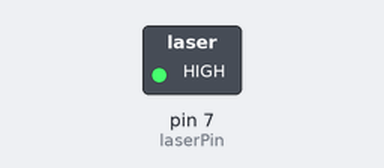
Recording of a sketch running on a simulated Arduino Uno, built with avr-gcc and run on an emulated ATmega328P. On the bench: switched loads named in the sketch (green lamp = pin HIGH).

Above: at 1.0 s.
At 3.0 s:
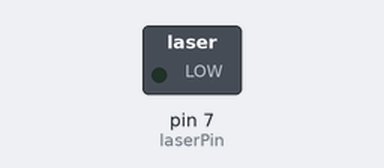
Timing chart, 0 to 5.2 s (numbered marks = the images above):
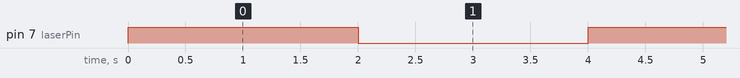

Measured:
- by itself, pin 7 (laserPin): alternates HIGH for 2.0 s and LOW for 2.0 s

The sketch:

sketch_nov13b.ino
```cpp
int laserPin = 7;

void setup()
{
  pinMode(laserPin, OUTPUT);
  digitalWrite(laserPin, HIGH);
}

void loop()
{
  digitalWrite(laserPin, HIGH);
  delay(2000);
  digitalWrite(laserPin, LOW);
  delay(2000);
}
```
